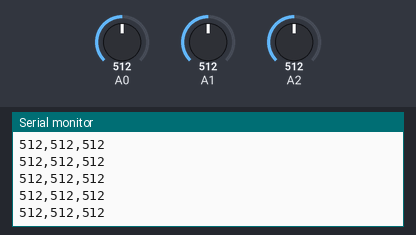
Bench run of a sketch on a simulated Arduino Uno, built with avr-gcc and run on an emulated ATmega328P. Shown: the last lines printed to the serial monitor. Inputs (shaded band) come from the test bench; at power-on: A0 = 512, A1 = 512, A2 = 512.

Above: at 1.2 s.
1.3 s: A0 set to 716
At 1.56 s:
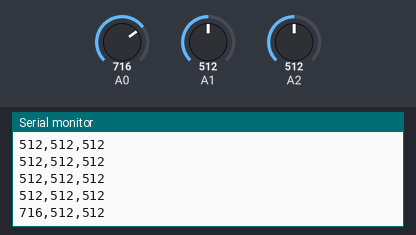
2.8 s: A1 set to 716
At 2.97 s:
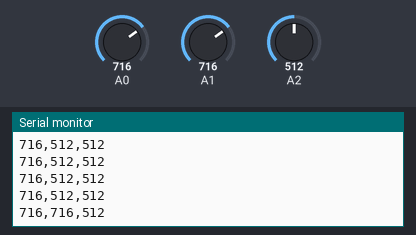
4.3 s: A2 set to 716
At 4.37 s:
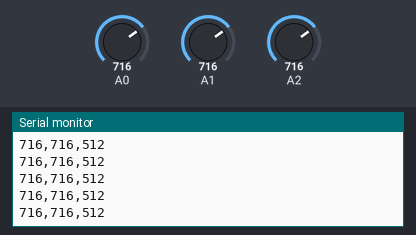
5.8 s: A0 set to 900
At 5.98 s:
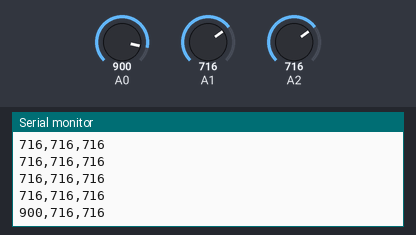
7.3 s: A1 set to 900
At 7.39 s:
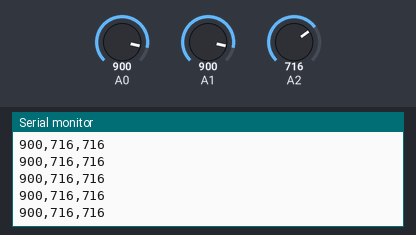
8.8 s: A2 set to 900
At 8.99 s:
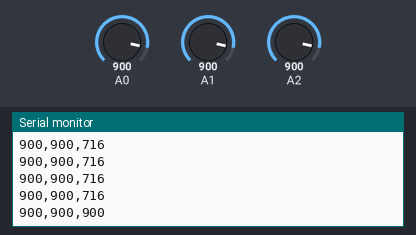
Timing chart, 0 to 11.3 s (numbered marks = the images above; inputs shaded):
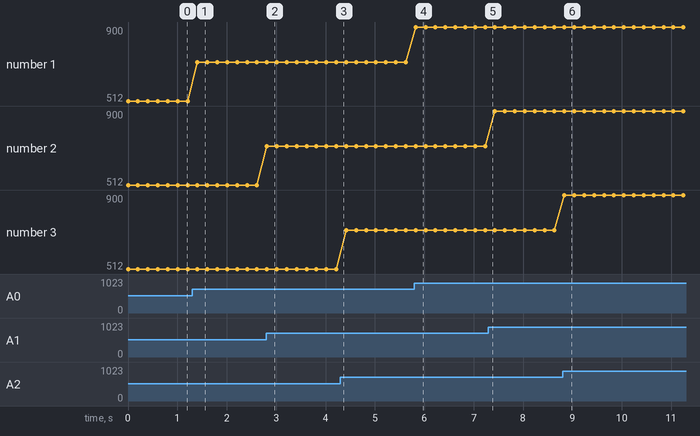

The sketch:

Projeto_094_Inclinometro_com_ADXL335.ino
```cpp
// Projeto 094 - Inclinômetro com ADXL335
// Arduino Uno | Arduino Neon Lab

void setup(){ Serial.begin(9600); }
 void loop(){
   Serial.print(analogRead(A0)); Serial.print(','); Serial.print(analogRead(A1)); Serial.
 print(','); Serial.println(analogRead(A2));
   delay(200);
 }
```

Measured:
- after the input at 1.3 s, the serial monitor: prints a new line after 0.11 s (image 1)
- after the input at 2.8 s, the serial monitor: prints a new line at once (image 2)
- after the input at 5.8 s, the serial monitor: prints a new line at once (image 4)
- after the input at 8.8 s, the serial monitor: prints a new line at once (image 6)
- plotted number 1: 512 → 716 after the input at 1.3 s, 716 → 900 after the input at 5.8 s
